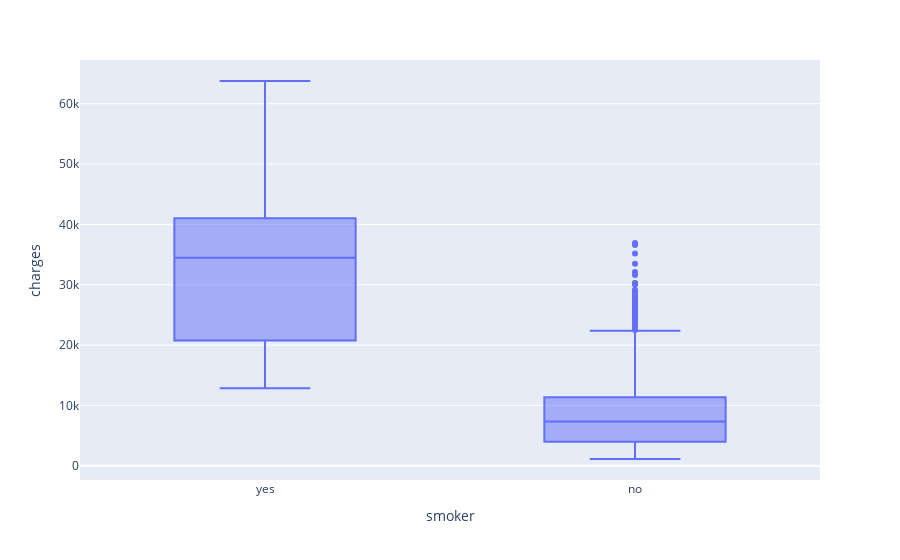

Notebook source saved alongside this figure:
### Markdown cell above
Comportamiento similar entre regiones

### Code cell
# Boxplot charges según si fuma
fig = px.box(df_raw, x="smoker", y="charges")
fig.show()

### Figure 1 — Plotly figure (JSON) as saved in the notebook; plotly's stock layout.template omitted (floating-point values rounded to 4 significant figures; data arrays with more than 128 entries replaced by an {"elided": "..."} marker saying what was removed)
{"data": [{"alignmentgroup": "True", "hovertemplate": "smoker=%{x}<br>charges=%{y}<extra></extra>", "legendgroup": "", "marker": {"color": "#636efa"}, "name": "", "notched": false, "offsetgroup": "", "orientation": "v", "showlegend": false, "type": "box", "x": {"elided": "1338 str values"}, "x0": " ", "xaxis": "x", "y": {"elided": "1338 float values"}, "y0": " ", "yaxis": "y"}], "layout": {"boxmode": "group", "legend": {"tracegroupgap": 0}, "margin": {"t": 60}, "xaxis": {"anchor": "y", "domain": [0, 1], "title": {"text": "smoker"}}, "yaxis": {"anchor": "x", "domain": [0, 1], "title": {"text": "charges"}}}}
